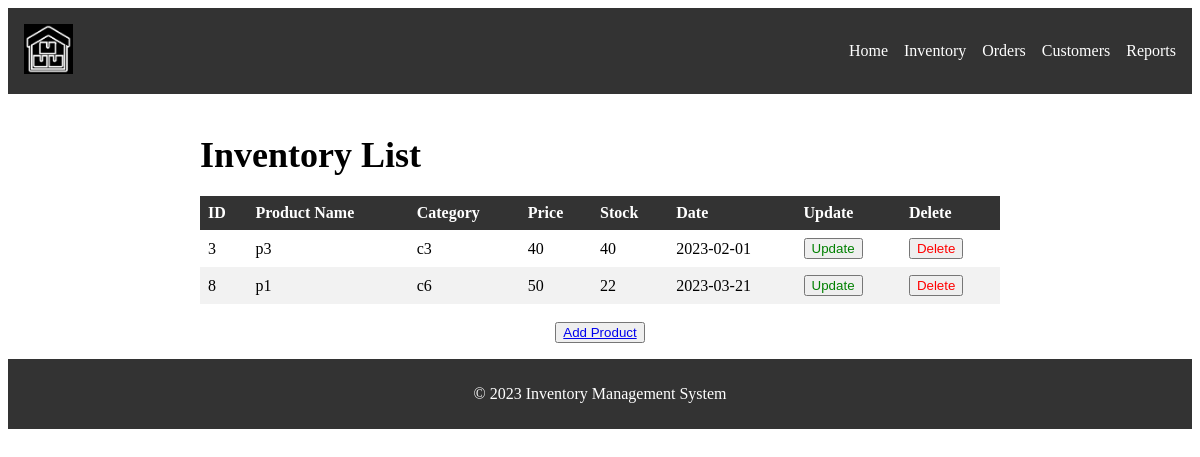
The page /inventory.php on the database its author committed.
### tables this page shows
CREATE TABLE `inventory_list` (
  `id` int(5) NOT NULL,
  `name` varchar(20) NOT NULL,
  `category` varchar(20) NOT NULL,
  `price` int(7) NOT NULL,
  `quantity` int(4) NOT NULL,
  `date` date NOT NULL
);

### inventory.php (the view, shortened to what this page needs)
<?php
$conn = mysqli_connect('localhost', 'root', '', 'inventory');
$sql = "select * from inventory_list;";
$result = $conn->query($sql);
?>
<!DOCTYPE html>
<html>
  <head>
  </head>
  <body>
    <header>
      <div class="logo">
        <img src="logo.png" alt="Logo">
      </div>
      <nav>
        <ul>
          <li><a href="index.html">Home</a></li>
          <li><a href="inventory.php">Inventory</a></li>
          <li><a href="orders.php">Orders</a></li>
          <li><a href="customers.php">Customers</a></li>
          <li><a href="reports.html">Reports</a></li>
        </ul>
      </nav>
    </header>
    <main>
      <h1>Inventory List</h1>
      <table >
      <thead>
          <tr>
            <th>ID</th>
            <th>Product Name</th>
            <th>Category</th>
            <th>Price</th>
            <th>Stock</th>
            <th>Date</th>
            <th>Update</th>
            <th>Delete</th>
          </tr>
        </thead>
    <tbody>
      <?php
          while($row = $result->fetch_row()){
      ?>
      <tr>
      <td><?php echo $row[0]; ?></td>
      <td><?php echo $row[1]; ?></td>
      <td><?php echo $row[2]; ?></td>
      <td><?php echo $row[3]; ?></td>
      <td><?php echo $row[4]; ?></td>
      <td><?php echo $row[5]; ?></td>
      <td><form method="post" action="inventory_del_up.php">
        <button style="color:green" type="submit" name="update_button">Update</button>
      </form></td>
      <td><form method="post" action="inventory_del_up.php">
        <button style="color:red" type="submit" name="delete_button">Delete</button>
      </form></td>
  <?php
          }
          ?>
    </tbody>
     </table>
     <br>
     <center><button><a href="inventory_insert.php">Add Product</a> </button></center>
     </main>
    <footer>
      <p>&copy; 2023 Inventory Management System</p>
    </footer>
</body>
</html>

### inventory.php (style rules this page uses)
header { display: flex; justify-content: space-between; align-items: center; background-color: #333; color: #fff; padding: 1rem; }
.logo img { height: 50px; }
nav ul { display: flex; list-style: none; }
nav ul li { margin-left: 1rem; }
nav ul li a { color: #fff; text-decoration: none; }
main { max-width: 800px; margin: 0 auto; padding: 1rem; }
h1 { font-size: 36px; margin-bottom: 20px; }
table { border-collapse: collapse; width: 100%; }
th, td { text-align: left; padding: 0.5rem; }
th { background-color: #333; color: #fff; }
tbody tr:nth-child(even) { background-color: #f2f2f2; }
footer { background-color: #333; color: #fff; text-align: center; padding: 10px; }

### rows shown on the page
inventory_list: id "3", name "p3", category "c3", price "40", quantity "40", date "2023-02-01"
inventory_list: id "8", name "p1", category "c6", price "50", quantity "22", date "2023-03-21"
